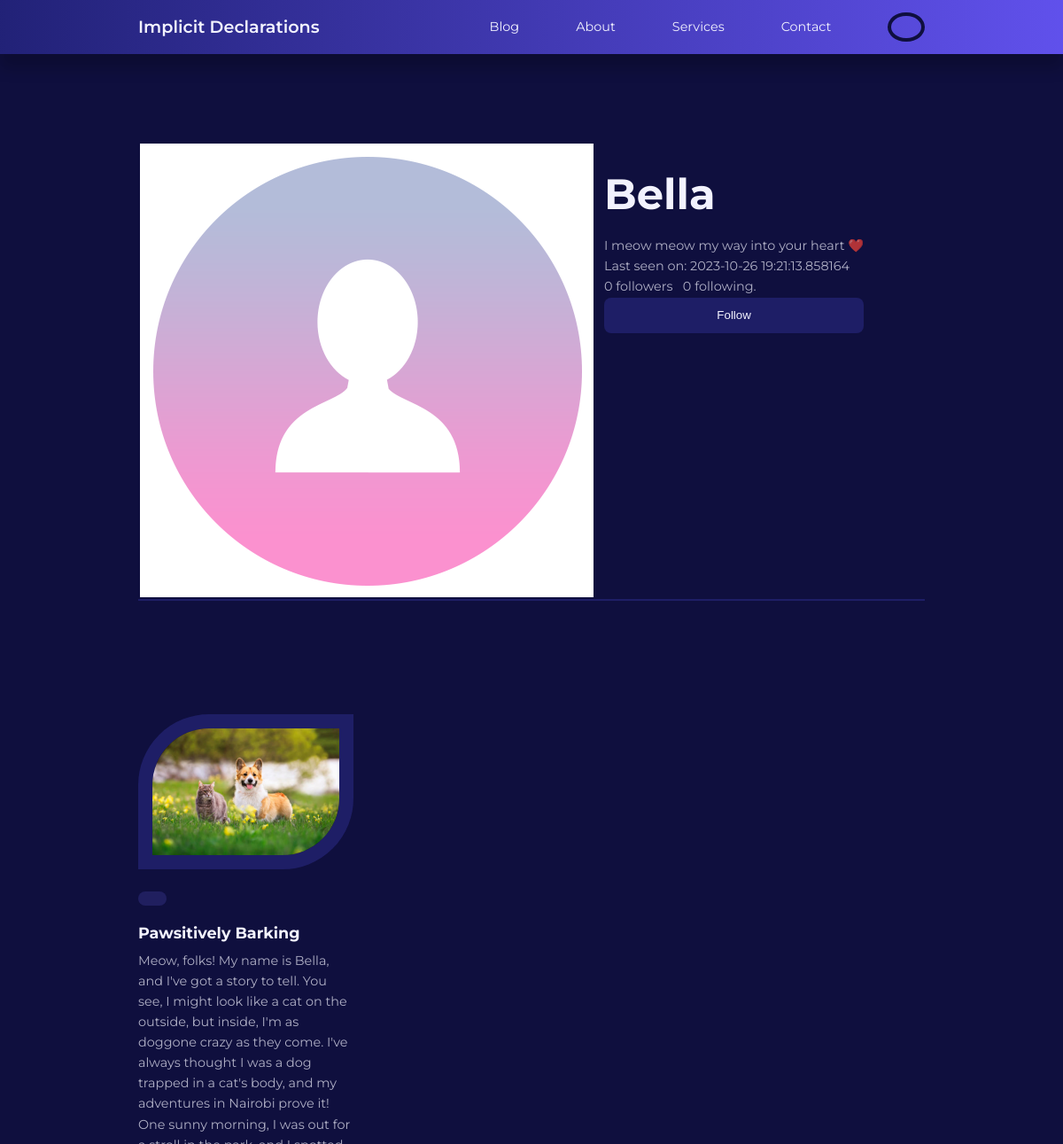
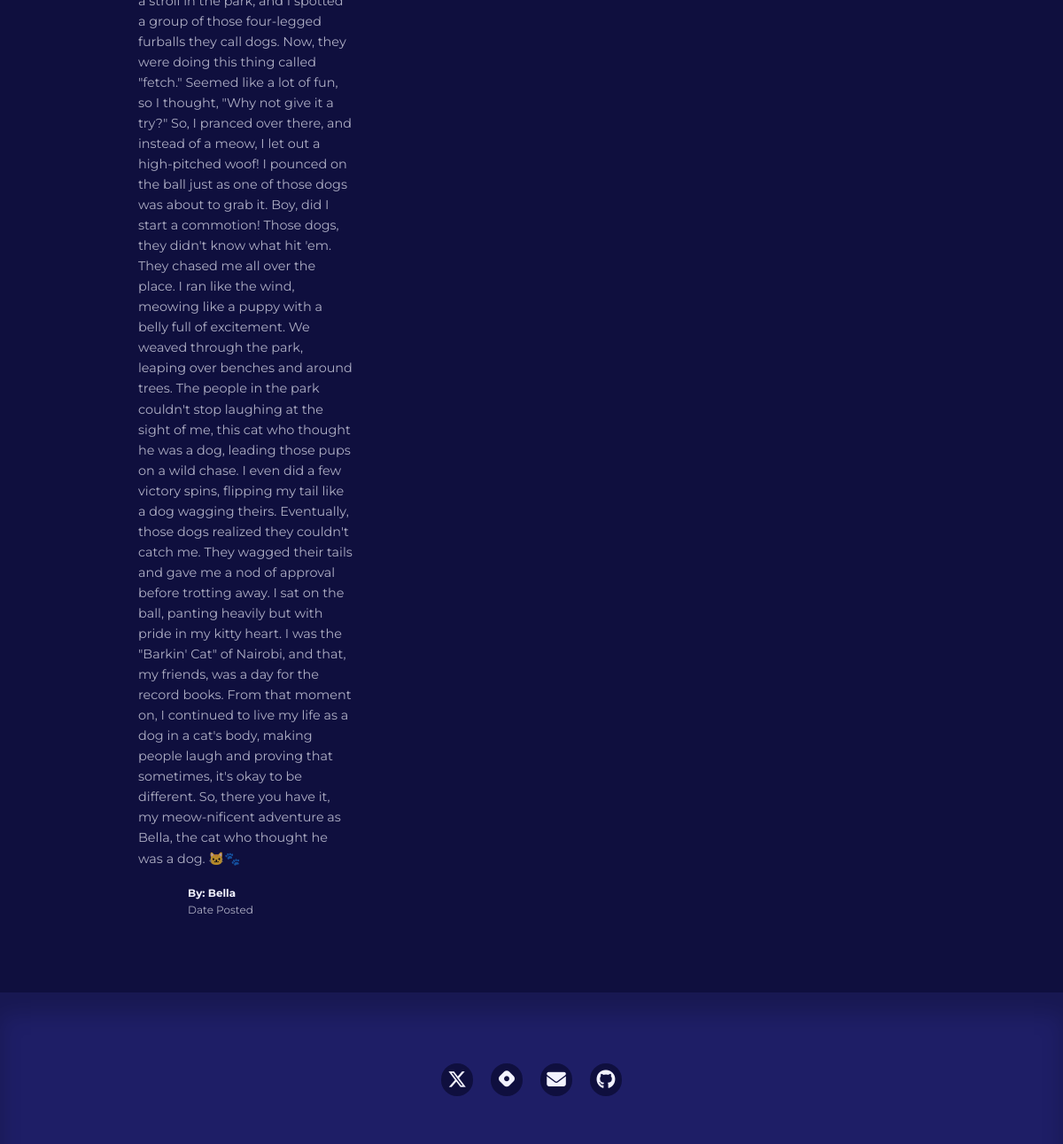
/user/Bella (signed in, upper part), run on an earlier commit of the app's database (2 pictures, top to bottom).
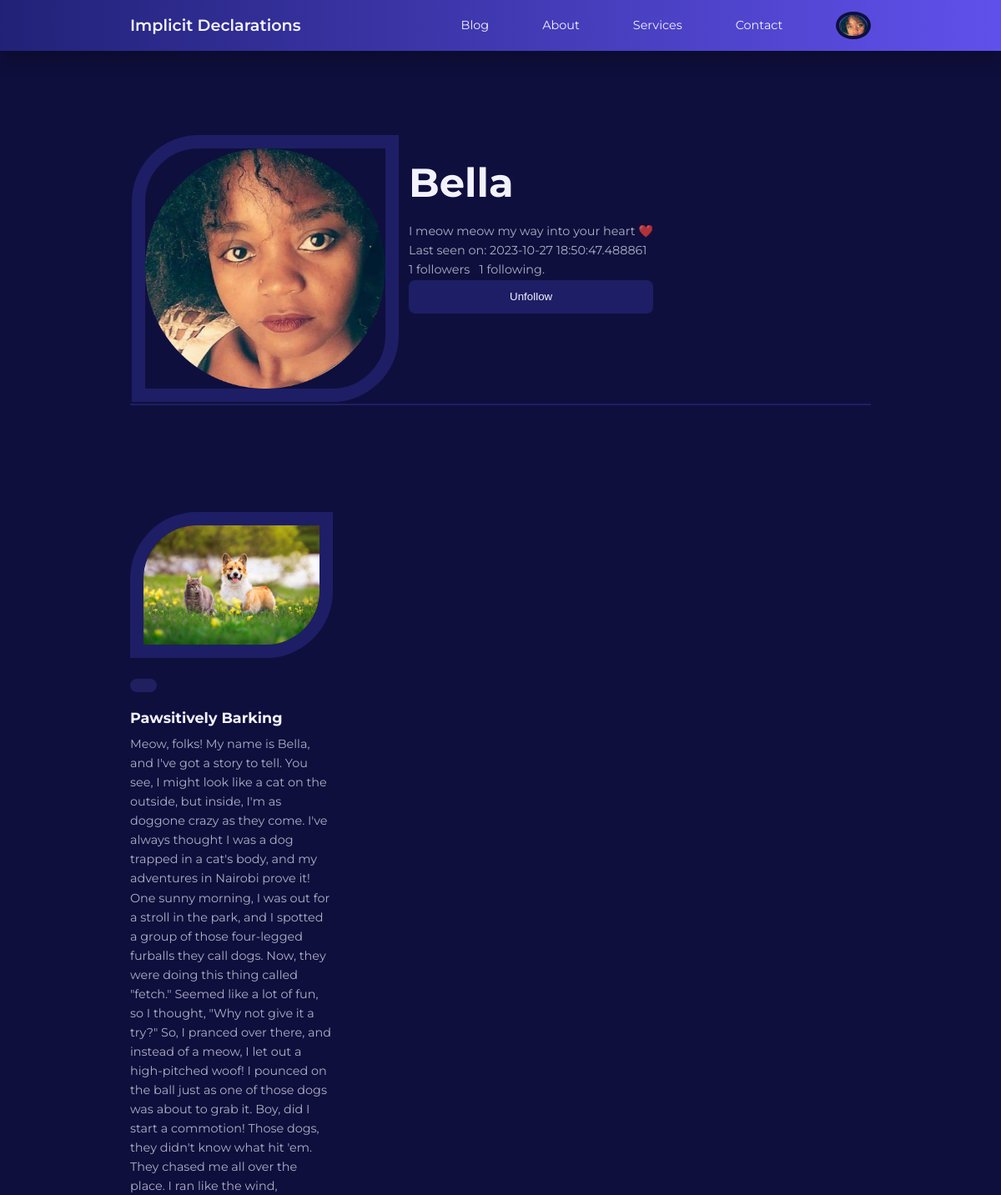
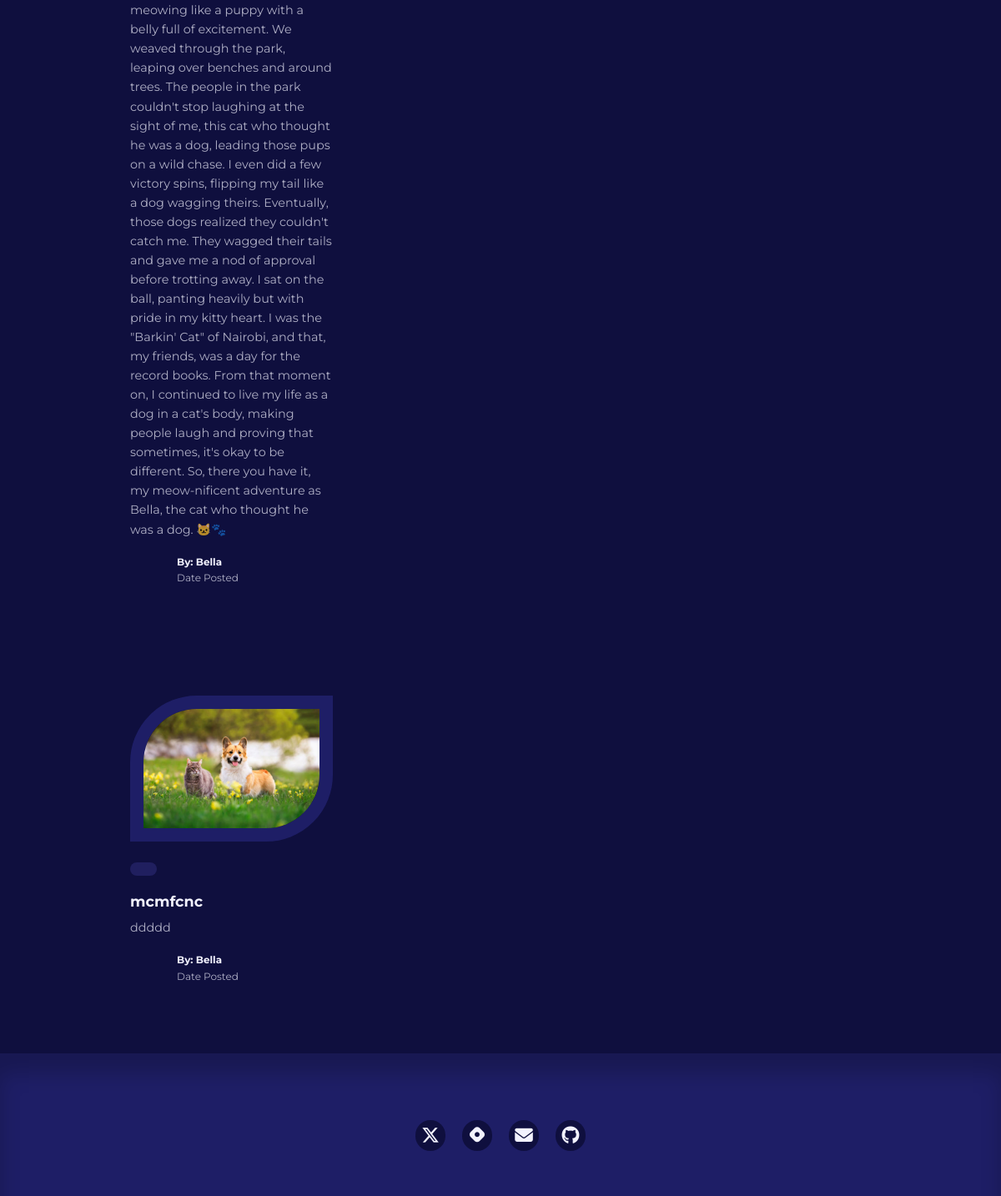
And on a later commit of the database (2 pictures, top to bottom).
### app/models.py (models this page shows, shortened)
class User(UserMixin, db.Model):
    id = db.Column(db.Integer, primary_key=True)
    username = db.Column(db.String(100), index=True, unique=True)
    email = db.Column(db.String(120), index=True, unique=True)
    password_hash = db.Column(db.String(128))
    role = db.Column(db.String(3))
    picture = db.Column(db.String(120), nullable=True)
    posts = db.relationship('Post', backref='author', lazy='dynamic')
    about_me = db.Column(db.String(140))
    last_seen = db.Column(db.DateTime, default=datetime.utcnow)
    followed = db.relationship(
        'User', secondary=followers,
        primaryjoin=(followers.c.follower_id == id),
        secondaryjoin=(followers.c.followed_id == id),
        backref=db.backref('followers', lazy='dynamic'), lazy='dynamic'
    )
    def is_following(self, user):
        return self.followed.filter(
            followers.c.followed_id == user.id).count() > 0

class Post(db.Model):
    id = db.Column(db.Integer, primary_key=True)
    title = db.Column(db.String(120))
    content = db.Column(db.Text)
    image = db.Column(db.String(120), nullable=True)
    timestamp = db.Column(db.DateTime, index=True, default=datetime.utcnow)
    user_id = db.Column(db.Integer, db.ForeignKey('user.id'))

### app/routes.py (the view)
@app.route('/user/<username>')
@login_required
def profile(username):
    user = User.query.filter_by(username=username).first_or_404()
    posts = user.posts
    form = EmptyForm()
    return render_template('profile.html', user=user, posts=posts,
                            form=form)

### app/forms.py
class EmptyForm(FlaskForm):
    submit = SubmitField('Submit')

### app/models.py (called while the page is built)
@login.user_loader
def load_user(id):
    return User.query.get(int(id))

### app/routes.py (called while the page is built)
@app.before_request
def before_request():
    if current_user.is_authenticated:
        current_user.last_seen = datetime.utcnow()
        db.session.commit()

### app/templates/profile.html (shortened to what this page needs)
{% extends "base.html" %}
{% block content %}
<div class="container profile__container">
    <table>
        <tr valign="top">
            <td>
                {% if current_user.picture %}
                <img class="display__pic" src="{{ url_for('static', filename='images/' + current_user.picture) }}">
                {% else %}
                <img src="{{ url_for('static', filename='/images/default_profile_pc.png') }}" alt="Default Image">
                {% endif %}
            </td>
            <td class="user__table">
                <h1>{{ user.username }}</h1>
                {% if user.about_me %}<p>{{ user.about_me }}</p>{% endif %}
                {% if user.last_seen %}<p>Last seen on: {{ user.last_seen }}</p>{% endif %}
                <p>{{ user.followers.count() }} followers &nbsp; {{ user.followed.count() }} following.</p>
                {% if user == current_user %}
                <p>
                    <a class="link__button" href="{{ url_for('edit_profile') }}">Edit your profile</a>&nbsp;
                     <a class="link__button" href="{{ url_for('add_post') }}">Create post </a>
                </p>
                {% elif not current_user.is_following(user) %}
                 <p>
                    <form action="{{ url_for('follow', username=user.username) }}" method="post">
                        {{ form.submit(value='Follow') }}
                    </form>
                </p>
                {% else %}
               <p>
                 <form action="{{ url_for('unfollow', username=user.username) }}" method="post">
                    {{ form.submit(value='Unfollow') }}
                </form>
              </p>
              {% endif %}
            </td>
        </tr>
    </table>
    </div>
 <div>
    {% for post in posts %}
    <section class="posts">
    <div class="container posts__container">
        <article class="post">
            <div class="post__thumbnail">
                {% if post.image %}
                <img src="{{ url_for('static', filename='images/' + post.image) }}" alt="Post Image">
                {% else %}
                <img src="{{ url_for('static', filename='/images/blog18.jpg') }}" alt="Default Image">
                {% endif %}
            </div>
            <div class="post__info">
                    <a href="category-posts.html" class="category__button">{{ category }}</a>
                    <h3 class="post__title">{{ post.title }}</h3>
                    <p class="post__body">{{ post.content }}</p>
                    <div class="post__author">
                        <div class="post__author-avator">
                        </div>
                        <div class="post__author-info">
                            <h5>By: {{post.author.username }}</h5>
                            <small>Date Posted {{ post.date_posted }}</small>
                        </div>
                    </div>
                </div>
        </article>
    </div>
</section>
    {% endfor %}
{% endblock %}

### app/templates/base.html (shortened to what this page needs)
<!DOCTYPE html>
<html lang="en">
<head>
    <link rel="stylesheet" href="{{ url_for('static', filename='styles/styles.css')}}">
    <link rel="stylesheet" href="https://unicons.iconscout.com/release/v4.0.8/css/line.css">
</head>
<body>
    {% block navbar %}
    <nav>
        <div class="container nav__container">
            <a href="/index" class="nav__logo">Implicit Declarations</a>
            <ul class="nav__items">
                <li><a href="{{ url_for('blog') }}">Blog</a></li>
                <li><a href="{{ url_for('about') }}">About</a></li>
                <li><a href="{{ url_for('services') }}">Services</a></li>
                <li><a href="{{ url_for('contact') }}">Contact</a></li>
                {% if current_user.is_anonymous %}
                <li><a href="{{ url_for('signin') }}">Sign In</a></li>
                {% else %}
                <li class="nav__profile">
                    <div class="avatar">
                        <img src="{{ url_for('static', filename='images/' ~ current_user.picture) }}" alt="">
                    </div>
                        {% endif %}
                </li>
            </ul>
        </div>
    </nav>
    {% endblock %}
     {% block content %}
    {% endblock %}
    {% block footer %}
    <footer>
        <div class="footer__socials">
            <a href="https://twitter.com/Mssophia_" target="_blank">
                </a>
            <a href="https://sophiaintech.hashnode.dev/" target="_blank">
                </a>
            <a href="mailto:sophiaterryyu@gmail.com">
                </a>
            <a href="https://github.com/terryyufei" target="_blank">
                </a>
        </div>
    </footer>
    {% endblock %}
</body>
</html>

### app/static/styles/styles.css (style rules this page uses)
:root { --color-primary: #6f6af8; --color-primary-light: hsl(242, 91%, 69%, 18%); --color-primary-variant: #5854c7; --color-red: #da0f3f; --color-red-light: hsl(346, 87%, 46%, 15%); --color-green: #00c476; --color-green-light: hsl(156, 100%, 38%, 15%); --color-gray-900: #1e1e66; --color-gray-700: #2d2b7c; --color-gray-300: rgba(242, 242, 254, 0.3); --color-gray-200: rgba(242, 242, 254, 0.7); --color-white: #f2f2fe; --color-bg: #0f0f3e; --transition: all 300ms ease; --container-width-lg: 74%; --container-width-md: 88%; --form-width: 40%; --card-border-radius-1: 0.3rem; --card-border-radius-2: 0.5rem; --card-border-radius-3: 0.8rem; --card-border-radius-4: 2rem; --card-border-radius-5: 5rem; }
* { box-sizing: border-box; margin: 0; padding: 0; outline: 0; border: 0; appearance: 0; list-style: none; text-decoration: none; }
body { font-family: 'Montserrat', sans-serif; line-height: 1.6; color: var(--color-gray-200); overflow-x: hidden; background: var(--color-bg); font-size: 0.9rem; }
.container { width: var(--container-width-lg); max-width: 1800px; margin-inline: auto; }
section { margin-top: 3rem; width: 100vw; }
h1, h2, h3, h4, h5 { color: var(--color-white); line-height: 1.3; }
h1 { font-size: 3rem; margin: 1rem 0; }
h3 { font-size: 1.1rem; margin: 0.8rem 0 0.5rem; }
a { color: var(--color-white); transition: var(--transition); }
img { display: block; width: 100%; object-fit: cover; }
nav { background: linear-gradient(to right, hsl(240, 56%, 30%), hsl(246, 80%, 62%)); width: 100vw; height: 3.8rem; position: fixed; top: 0; z-index: 10; box-shadow: 0 1rem 1rem rgba(0, 0, 0, 0.2); }
.nav__container { height: 100%; display: flex; align-items: center; justify-content: space-between; }
.avatar { width: 2.6rem; height: 2.1rem; border-radius: 50%; overflow: hidden; border: 0.3rem solid var(--color-bg); }
.nav__logo { font-weight: 600; font-size: 1.2rem; }
.nav__items { display: flex; align-items: center; gap: 4rem; }
.nav__profile { position: relative; cursor: pointer; }
.category__button { background: var(--color-primary-light); color: var(--color-primary); display: inline-block; padding: 0.5rem 1rem; border-radius: var(--card-border-radius-2); font-weight: 600; font-size: 0.8rem; text-align: center; }
.post__thumbnail { border-radius: var(--card-border-radius-5) 0; border: 1rem solid var(--color-gray-900); overflow: hidden; margin-bottom: 1.6rem; }
.post__author { display: flex; gap: 1rem; margin-top: 1.2rem; }
.post__author-avator { width: 2.5rem; height: 2.5rem; border-radius: var(--card-border-radius-3); overflow: hidden; }
.posts__container { display: grid; grid-template-columns: repeat(3, 1fr); gap: 5rem; margin-bottom: 5rem; margin-top: 8rem; }
footer { background: var(--color-gray-900); padding: 5rem 0 0; box-shadow: inset 0 1.5rem 1.5rem rgba(0, 0, 0, 0.2); }
.footer__socials { margin-inline: auto; width: fit-content; margin-bottom: 5rem; display: flex; justify-content: space-between; align-items: center; gap: 1.2rem; }
.footer__socials a { background: var(--color-bg); border-radius: 50%; width: 2.3rem; height: 2.3rem; display: flex; align-items: center; justify-content: center; }
form { display: flex; flex-direction: column; gap: 1rem; }
input, textarea, select { padding: 0.8rem 1.4rem; background: var(--color-gray-900); border-radius: var(--card-border-radius-2); resize: none; color: var(--color-white); }
.profile__container { margin-top: 10rem; border-bottom: 2px solid var(--color-gray-900); }
.display__pic { border-radius: var(--card-border-radius-5) 0; border: 1rem solid var(--color-gray-900); overflow: hidden; height: 20rem; width: 20rem; }
.user__table { padding: 10px; }

What changed in the data, as far as the page shows it:
now on this page (row edited): User: picture (picture)
changed User "Bella": last_seen "2023-10-26 19:21:13.858164" → "2023-10-27 18:50:47.488861"
added Post: image (picture), title "mcmfcnc", content "ddddd", author.username "Bella"
Also different on the page:
{{ user.followers.count() }}: "0" → "1"
{{ user.followed.count() }}: "0" → "1"
form field submit: (not shown) → "Unfollow"
form field submit: "Follow" → (not shown)
